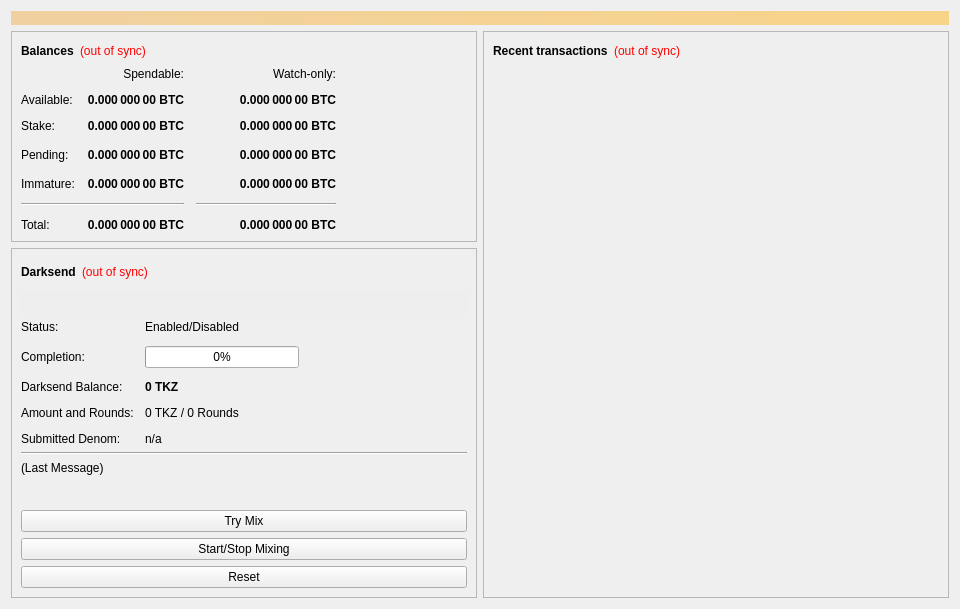
<?xml version="1.0" encoding="UTF-8"?>
<ui version="4.0">
 <class>OverviewPage</class>
 <widget class="QWidget" name="OverviewPage">
  <property name="geometry">
   <rect>
    <x>0</x>
    <y>0</y>
    <width>960</width>
    <height>594</height>
   </rect>
  </property>
  <property name="minimumSize">
   <size>
    <width>960</width>
    <height>0</height>
   </size>
  </property>
  <property name="windowTitle">
   <string>Form</string>
  </property>
  <layout class="QVBoxLayout" name="topLayout">
   <item>
    <widget class="QLabel" name="labelAlerts">
     <property name="visible">
      <bool>false</bool>
     </property>
     <property name="styleSheet">
      <string notr="true">background-color: qlineargradient(x1: 0, y1: 0, x2: 1, y2: 0, stop:0 #F0D0A0, stop:1 #F8D488); color:#000000;</string>
     </property>
     <property name="wordWrap">
      <bool>true</bool>
     </property>
     <property name="margin">
      <number>3</number>
     </property>
    </widget>
   </item>
   <item>
    <layout class="QHBoxLayout" name="horizontalLayout" stretch="1,1">
     <item>
      <layout class="QVBoxLayout" name="verticalLayout_2">
       <item>
        <widget class="QFrame" name="frame">
         <property name="frameShape">
          <enum>QFrame::StyledPanel</enum>
         </property>
         <property name="frameShadow">
          <enum>QFrame::Raised</enum>
         </property>
         <layout class="QVBoxLayout" name="verticalLayout_4">
          <item>
           <layout class="QHBoxLayout" name="horizontalLayout_4">
            <item>
             <widget class="QLabel" name="label_5">
              <property name="font">
               <font>
                <weight>75</weight>
                <bold>true</bold>
               </font>
              </property>
              <property name="text">
               <string>Balances</string>
              </property>
             </widget>
            </item>
            <item>
             <widget class="QLabel" name="labelWalletStatus">
              <property name="cursor">
               <cursorShape>WhatsThisCursor</cursorShape>
              </property>
              <property name="toolTip">
               <string>The displayed information may be out of date. Your wallet automatically synchronizes with the testkoinz network after a connection is established, but this process has not completed yet.</string>
              </property>
              <property name="styleSheet">
               <string notr="true">QLabel { color: red; }</string>
              </property>
              <property name="text">
               <string notr="true">(out of sync)</string>
              </property>
              <property name="alignment">
               <set>Qt::AlignLeading|Qt::AlignLeft|Qt::AlignVCenter</set>
              </property>
             </widget>
            </item>
            <item>
             <spacer name="horizontalSpacer_3">
              <property name="orientation">
               <enum>Qt::Horizontal</enum>
              </property>
              <property name="sizeHint" stdset="0">
               <size>
                <width>40</width>
                <height>20</height>
               </size>
              </property>
             </spacer>
            </item>
           </layout>
          </item>
          <item>
           <layout class="QGridLayout" name="gridLayout">
            <property name="spacing">
             <number>12</number>
            </property>
            <item row="3" column="2">
             <widget class="QLabel" name="labelWatchPending">
              <property name="font">
               <font>
                <weight>75</weight>
                <bold>true</bold>
               </font>
              </property>
              <property name="cursor">
               <cursorShape>IBeamCursor</cursorShape>
              </property>
              <property name="toolTip">
               <string>Unconfirmed transactions to watch-only addresses</string>
              </property>
              <property name="text">
               <string notr="true">0.000 000 00 BTC</string>
              </property>
              <property name="alignment">
               <set>Qt::AlignRight|Qt::AlignTrailing|Qt::AlignVCenter</set>
              </property>
              <property name="textInteractionFlags">
               <set>Qt::LinksAccessibleByMouse|Qt::TextSelectableByKeyboard|Qt::TextSelectableByMouse</set>
              </property>
             </widget>
            </item>
            <item row="3" column="1">
             <widget class="QLabel" name="labelUnconfirmed">
              <property name="font">
               <font>
                <weight>75</weight>
                <bold>true</bold>
               </font>
              </property>
              <property name="cursor">
               <cursorShape>IBeamCursor</cursorShape>
              </property>
              <property name="toolTip">
               <string>Total of transactions that have yet to be confirmed, and do not yet count toward the spendable balance</string>
              </property>
              <property name="text">
               <string notr="true">0.000 000 00 BTC</string>
              </property>
              <property name="alignment">
               <set>Qt::AlignRight|Qt::AlignTrailing|Qt::AlignVCenter</set>
              </property>
              <property name="textInteractionFlags">
               <set>Qt::LinksAccessibleByMouse|Qt::TextSelectableByKeyboard|Qt::TextSelectableByMouse</set>
              </property>
             </widget>
            </item>
            <item row="4" column="2">
             <widget class="QLabel" name="labelWatchImmature">
              <property name="font">
               <font>
                <weight>75</weight>
                <bold>true</bold>
               </font>
              </property>
              <property name="cursor">
               <cursorShape>IBeamCursor</cursorShape>
              </property>
              <property name="toolTip">
               <string>Mined balance in watch-only addresses that has not yet matured</string>
              </property>
              <property name="text">
               <string notr="true">0.000 000 00 BTC</string>
              </property>
              <property name="alignment">
               <set>Qt::AlignRight|Qt::AlignTrailing|Qt::AlignVCenter</set>
              </property>
              <property name="textInteractionFlags">
               <set>Qt::LinksAccessibleByMouse|Qt::TextSelectableByKeyboard|Qt::TextSelectableByMouse</set>
              </property>
             </widget>
            </item>
            <item row="5" column="0" colspan="2">
             <widget class="Line" name="lineSpendableBalance">
              <property name="orientation">
               <enum>Qt::Horizontal</enum>
              </property>
             </widget>
            </item>
            <item row="5" column="2">
             <widget class="Line" name="lineWatchBalance">
              <property name="sizePolicy">
               <sizepolicy hsizetype="Preferred" vsizetype="Fixed">
                <horstretch>0</horstretch>
                <verstretch>0</verstretch>
               </sizepolicy>
              </property>
              <property name="minimumSize">
               <size>
                <width>140</width>
                <height>0</height>
               </size>
              </property>
              <property name="orientation">
               <enum>Qt::Horizontal</enum>
              </property>
             </widget>
            </item>
            <item row="6" column="0">
             <widget class="QLabel" name="labelTotalText">
              <property name="text">
               <string>Total:</string>
              </property>
             </widget>
            </item>
            <item row="4" column="1">
             <widget class="QLabel" name="labelImmature">
              <property name="font">
               <font>
                <weight>75</weight>
                <bold>true</bold>
               </font>
              </property>
              <property name="cursor">
               <cursorShape>IBeamCursor</cursorShape>
              </property>
              <property name="toolTip">
               <string>Mined balance that has not yet matured</string>
              </property>
              <property name="text">
               <string notr="true">0.000 000 00 BTC</string>
              </property>
              <property name="alignment">
               <set>Qt::AlignRight|Qt::AlignTrailing|Qt::AlignVCenter</set>
              </property>
              <property name="textInteractionFlags">
               <set>Qt::LinksAccessibleByMouse|Qt::TextSelectableByKeyboard|Qt::TextSelectableByMouse</set>
              </property>
             </widget>
            </item>
            <item row="3" column="3">
             <spacer name="horizontalSpacer_2">
              <property name="orientation">
               <enum>Qt::Horizontal</enum>
              </property>
              <property name="sizeHint" stdset="0">
               <size>
                <width>40</width>
                <height>20</height>
               </size>
              </property>
             </spacer>
            </item>
            <item row="4" column="0">
             <widget class="QLabel" name="labelImmatureText">
              <property name="text">
               <string>Immature:</string>
              </property>
             </widget>
            </item>
            <item row="6" column="1">
             <widget class="QLabel" name="labelTotal">
              <property name="font">
               <font>
                <weight>75</weight>
                <bold>true</bold>
               </font>
              </property>
              <property name="cursor">
               <cursorShape>IBeamCursor</cursorShape>
              </property>
              <property name="toolTip">
               <string>Your current total balance</string>
              </property>
              <property name="text">
               <string notr="true">0.000 000 00 BTC</string>
              </property>
              <property name="alignment">
               <set>Qt::AlignRight|Qt::AlignTrailing|Qt::AlignVCenter</set>
              </property>
              <property name="textInteractionFlags">
               <set>Qt::LinksAccessibleByMouse|Qt::TextSelectableByKeyboard|Qt::TextSelectableByMouse</set>
              </property>
             </widget>
            </item>
            <item row="6" column="2">
             <widget class="QLabel" name="labelWatchTotal">
              <property name="font">
               <font>
                <weight>75</weight>
                <bold>true</bold>
               </font>
              </property>
              <property name="cursor">
               <cursorShape>IBeamCursor</cursorShape>
              </property>
              <property name="toolTip">
               <string>Current total balance in watch-only addresses</string>
              </property>
              <property name="text">
               <string notr="true">0.000 000 00 BTC</string>
              </property>
              <property name="alignment">
               <set>Qt::AlignRight|Qt::AlignTrailing|Qt::AlignVCenter</set>
              </property>
              <property name="textInteractionFlags">
               <set>Qt::LinksAccessibleByMouse|Qt::TextSelectableByKeyboard|Qt::TextSelectableByMouse</set>
              </property>
             </widget>
            </item>
            <item row="0" column="2">
             <widget class="QLabel" name="labelWatchonly">
              <property name="text">
               <string>Watch-only:</string>
              </property>
              <property name="alignment">
               <set>Qt::AlignRight|Qt::AlignTrailing|Qt::AlignVCenter</set>
              </property>
             </widget>
            </item>
            <item row="1" column="0">
             <widget class="QLabel" name="labelBalanceText">
              <property name="text">
               <string>Available:</string>
              </property>
             </widget>
            </item>
            <item row="1" column="1">
             <widget class="QLabel" name="labelBalance">
              <property name="font">
               <font>
                <weight>75</weight>
                <bold>true</bold>
               </font>
              </property>
              <property name="cursor">
               <cursorShape>IBeamCursor</cursorShape>
              </property>
              <property name="toolTip">
               <string>Your current spendable balance</string>
              </property>
              <property name="text">
               <string notr="true">0.000 000 00 BTC</string>
              </property>
              <property name="alignment">
               <set>Qt::AlignRight|Qt::AlignTrailing|Qt::AlignVCenter</set>
              </property>
              <property name="textInteractionFlags">
               <set>Qt::LinksAccessibleByMouse|Qt::TextSelectableByKeyboard|Qt::TextSelectableByMouse</set>
              </property>
             </widget>
            </item>
            <item row="2" column="0">
             <widget class="QLabel" name="label_10">
              <property name="text">
               <string>Stake:</string>
              </property>
             </widget>
            </item>
            <item row="2" column="1">
             <widget class="QLabel" name="labelStake">
              <property name="font">
               <font>
                <weight>75</weight>
                <bold>true</bold>
               </font>
              </property>
              <property name="cursor">
               <cursorShape>IBeamCursor</cursorShape>
              </property>
              <property name="toolTip">
               <string>Total of coins that was staked, and do not yet count toward the current balance</string>
              </property>
              <property name="text">
               <string notr="true">0.000 000 00 BTC</string>
              </property>
              <property name="alignment">
               <set>Qt::AlignRight|Qt::AlignTrailing|Qt::AlignVCenter</set>
              </property>
              <property name="textInteractionFlags">
               <set>Qt::LinksAccessibleByMouse|Qt::TextSelectableByKeyboard|Qt::TextSelectableByMouse</set>
              </property>
             </widget>
            </item>
            <item row="2" column="2">
             <widget class="QLabel" name="labelWatchStake">
              <property name="font">
               <font>
                <weight>75</weight>
                <bold>true</bold>
               </font>
              </property>
              <property name="cursor">
               <cursorShape>IBeamCursor</cursorShape>
              </property>
              <property name="toolTip">
               <string>Total of coins that was staked in watch-only addresses, and do not yet count toward the current watch-only balance</string>
              </property>
              <property name="text">
               <string notr="true">0.000 000 00 BTC</string>
              </property>
              <property name="alignment">
               <set>Qt::AlignRight|Qt::AlignTrailing|Qt::AlignVCenter</set>
              </property>
              <property name="textInteractionFlags">
               <set>Qt::LinksAccessibleByMouse|Qt::TextSelectableByKeyboard|Qt::TextSelectableByMouse</set>
              </property>
             </widget>
            </item>
            <item row="1" column="2">
             <widget class="QLabel" name="labelWatchAvailable">
              <property name="font">
               <font>
                <weight>75</weight>
                <bold>true</bold>
               </font>
              </property>
              <property name="cursor">
               <cursorShape>IBeamCursor</cursorShape>
              </property>
              <property name="toolTip">
               <string>Your current balance in watch-only addresses</string>
              </property>
              <property name="text">
               <string notr="true">0.000 000 00 BTC</string>
              </property>
              <property name="alignment">
               <set>Qt::AlignRight|Qt::AlignTrailing|Qt::AlignVCenter</set>
              </property>
              <property name="textInteractionFlags">
               <set>Qt::LinksAccessibleByMouse|Qt::TextSelectableByKeyboard|Qt::TextSelectableByMouse</set>
              </property>
             </widget>
            </item>
            <item row="3" column="0">
             <widget class="QLabel" name="labelPendingText">
              <property name="text">
               <string>Pending:</string>
              </property>
             </widget>
            </item>
            <item row="0" column="1">
             <widget class="QLabel" name="labelSpendable">
              <property name="text">
               <string>Spendable:</string>
              </property>
              <property name="alignment">
               <set>Qt::AlignRight|Qt::AlignTrailing|Qt::AlignVCenter</set>
              </property>
             </widget>
            </item>
           </layout>
          </item>
         </layout>
        </widget>
       </item>
       <item>
        <widget class="QFrame" name="frameDarksend">
         <property name="sizePolicy">
          <sizepolicy hsizetype="Expanding" vsizetype="Expanding">
           <horstretch>0</horstretch>
           <verstretch>0</verstretch>
          </sizepolicy>
         </property>
         <property name="minimumSize">
          <size>
           <width>0</width>
           <height>350</height>
          </size>
         </property>
         <property name="layoutDirection">
          <enum>Qt::LeftToRight</enum>
         </property>
         <property name="frameShape">
          <enum>QFrame::StyledPanel</enum>
         </property>
         <property name="frameShadow">
          <enum>QFrame::Raised</enum>
         </property>
         <layout class="QVBoxLayout" name="verticalLayout_5">
          <item>
           <layout class="QHBoxLayout" name="horizontalLayout_5">
            <item>
             <widget class="QLabel" name="label_2">
              <property name="font">
               <font>
                <weight>75</weight>
                <bold>true</bold>
               </font>
              </property>
              <property name="text">
               <string>Darksend</string>
              </property>
             </widget>
            </item>
            <item>
             <widget class="QLabel" name="labelDarksendSyncStatus">
              <property name="toolTip">
               <string>The displayed information may be out of date. Your wallet automatically synchronizes with the testkoinz network after a connection is established, but this process has not completed yet.</string>
              </property>
              <property name="styleSheet">
               <string notr="true">QLabel { color: red; }</string>
              </property>
              <property name="text">
               <string notr="true">(out of sync)</string>
              </property>
              <property name="alignment">
               <set>Qt::AlignLeading|Qt::AlignLeft|Qt::AlignVCenter</set>
              </property>
             </widget>
            </item>
            <item>
             <spacer name="horizontalSpacer_4">
              <property name="orientation">
               <enum>Qt::Horizontal</enum>
              </property>
              <property name="sizeHint" stdset="0">
               <size>
                <width>40</width>
                <height>20</height>
               </size>
              </property>
             </spacer>
            </item>
           </layout>
          </item>
          <item>
           <widget class="QPushButton" name="runAutoDenom">
            <property name="palette">
             <palette>
              <active>
               <colorrole role="WindowText">
                <brush brushstyle="SolidPattern">
                 <color alpha="255">
                  <red>0</red>
                  <green>0</green>
                  <blue>0</blue>
                 </color>
                </brush>
               </colorrole>
               <colorrole role="Button">
                <brush brushstyle="SolidPattern">
                 <color alpha="255">
                  <red>239</red>
                  <green>238</green>
                  <blue>238</blue>
                 </color>
                </brush>
               </colorrole>
               <colorrole role="Light">
                <brush brushstyle="SolidPattern">
                 <color alpha="255">
                  <red>255</red>
                  <green>255</green>
                  <blue>255</blue>
                 </color>
                </brush>
               </colorrole>
               <colorrole role="Midlight">
                <brush brushstyle="SolidPattern">
                 <color alpha="255">
                  <red>247</red>
                  <green>246</green>
                  <blue>246</blue>
                 </color>
                </brush>
               </colorrole>
               <colorrole role="Dark">
                <brush brushstyle="SolidPattern">
                 <color alpha="255">
                  <red>119</red>
                  <green>119</green>
                  <blue>119</blue>
                 </color>
                </brush>
               </colorrole>
               <colorrole role="Mid">
                <brush brushstyle="SolidPattern">
                 <color alpha="255">
                  <red>159</red>
                  <green>159</green>
                  <blue>159</blue>
                 </color>
                </brush>
               </colorrole>
               <colorrole role="Text">
                <brush brushstyle="SolidPattern">
                 <color alpha="255">
                  <red>0</red>
                  <green>0</green>
                  <blue>0</blue>
                 </color>
                </brush>
               </colorrole>
               <colorrole role="BrightText">
                <brush brushstyle="SolidPattern">
                 <color alpha="255">
                  <red>255</red>
                  <green>255</green>
                  <blue>255</blue>
                 </color>
                </brush>
               </colorrole>
               <colorrole role="ButtonText">
                <brush brushstyle="SolidPattern">
                 <color alpha="255">
                  <red>0</red>
                  <green>0</green>
                  <blue>0</blue>
                 </color>
                </brush>
               </colorrole>
               <colorrole role="Base">
                <brush brushstyle="SolidPattern">
                 <color alpha="255">
                  <red>255</red>
                  <green>255</green>
                  <blue>255</blue>
                 </color>
                </brush>
               </colorrole>
               <colorrole role="Window">
                <brush brushstyle="SolidPattern">
                 <color alpha="255">
                  <red>239</red>
                  <green>238</green>
                  <blue>238</blue>
                 </color>
                </brush>
               </colorrole>
               <colorrole role="Shadow">
                <brush brushstyle="SolidPattern">
                 <color alpha="255">
                  <red>0</red>
                  <green>0</green>
                  <blue>0</blue>
                 </color>
                </brush>
               </colorrole>
               <colorrole role="AlternateBase">
                <brush brushstyle="SolidPattern">
                 <color alpha="255">
                  <red>247</red>
                  <green>246</green>
                  <blue>246</blue>
                 </color>
                </brush>
               </colorrole>
               <colorrole role="ToolTipBase">
                <brush brushstyle="SolidPattern">
                 <color alpha="255">
                  <red>255</red>
                  <green>255</green>
                  <blue>220</blue>
                 </color>
                </brush>
               </colorrole>
               <colorrole role="ToolTipText">
                <brush brushstyle="SolidPattern">
                 <color alpha="255">
                  <red>0</red>
                  <green>0</green>
                  <blue>0</blue>
                 </color>
                </brush>
               </colorrole>
              </active>
              <inactive>
               <colorrole role="WindowText">
                <brush brushstyle="SolidPattern">
                 <color alpha="255">
                  <red>0</red>
                  <green>0</green>
                  <blue>0</blue>
                 </color>
                </brush>
               </colorrole>
               <colorrole role="Button">
                <brush brushstyle="SolidPattern">
                 <color alpha="255">
                  <red>239</red>
                  <green>238</green>
                  <blue>238</blue>
                 </color>
                </brush>
               </colorrole>
               <colorrole role="Light">
                <brush brushstyle="SolidPattern">
                 <color alpha="255">
                  <red>255</red>
                  <green>255</green>
                  <blue>255</blue>
                 </color>
                </brush>
               </colorrole>
               <colorrole role="Midlight">
                <brush brushstyle="SolidPattern">
                 <color alpha="255">
                  <red>247</red>
                  <green>246</green>
                  <blue>246</blue>
                 </color>
                </brush>
               </colorrole>
               <colorrole role="Dark">
                <brush brushstyle="SolidPattern">
                 <color alpha="255">
                  <red>119</red>
                  <green>119</green>
                  <blue>119</blue>
                 </color>
                </brush>
               </colorrole>
               <colorrole role="Mid">
                <brush brushstyle="SolidPattern">
                 <color alpha="255">
                  <red>159</red>
                  <green>159</green>
                  <blue>159</blue>
                 </color>
                </brush>
               </colorrole>
               <colorrole role="Text">
                <brush brushstyle="SolidPattern">
                 <color alpha="255">
                  <red>0</red>
                  <green>0</green>
                  <blue>0</blue>
                 </color>
                </brush>
               </colorrole>
               <colorrole role="BrightText">
                <brush brushstyle="SolidPattern">
                 <color alpha="255">
                  <red>255</red>
                  <green>255</green>
                  <blue>255</blue>
                 </color>
                </brush>
               </colorrole>
               <colorrole role="ButtonText">
                <brush brushstyle="SolidPattern">
                 <color alpha="255">
                  <red>0</red>
                  <green>0</green>
                  <blue>0</blue>
                 </color>
                </brush>
               </colorrole>
               <colorrole role="Base">
                <brush brushstyle="SolidPattern">
                 <color alpha="255">
                  <red>255</red>
                  <green>255</green>
                  <blue>255</blue>
                 </color>
                </brush>
               </colorrole>
               <colorrole role="Window">
                <brush brushstyle="SolidPattern">
                 <color alpha="255">
                  <red>239</red>
                  <green>238</green>
                  <blue>238</blue>
                 </color>
                </brush>
               </colorrole>
               <colorrole role="Shadow">
                <brush brushstyle="SolidPattern">
                 <color alpha="255">
                  <red>0</red>
                  <green>0</green>
                  <blue>0</blue>
                 </color>
                </brush>
               </colorrole>
               <colorrole role="AlternateBase">
                <brush brushstyle="SolidPattern">
                 <color alpha="255">
                  <red>247</red>
                  <green>246</green>
                  <blue>246</blue>
                 </color>
                </brush>
               </colorrole>
               <colorrole role="ToolTipBase">
                <brush brushstyle="SolidPattern">
                 <color alpha="255">
                  <red>255</red>
                  <green>255</green>
                  <blue>220</blue>
                 </color>
                </brush>
               </colorrole>
               <colorrole role="ToolTipText">
                <brush brushstyle="SolidPattern">
                 <color alpha="255">
                  <red>0</red>
                  <green>0</green>
                  <blue>0</blue>
                 </color>
                </brush>
               </colorrole>
              </inactive>
              <disabled>
               <colorrole role="WindowText">
                <brush brushstyle="SolidPattern">
                 <color alpha="255">
                  <red>119</red>
                  <green>119</green>
                  <blue>119</blue>
                 </color>
                </brush>
               </colorrole>
               <colorrole role="Button">
                <brush brushstyle="SolidPattern">
                 <color alpha="255">
                  <red>239</red>
                  <green>238</green>
                  <blue>238</blue>
                 </color>
                </brush>
               </colorrole>
               <colorrole role="Light">
                <brush brushstyle="SolidPattern">
                 <color alpha="255">
                  <red>255</red>
                  <green>255</green>
                  <blue>255</blue>
                 </color>
                </brush>
               </colorrole>
               <colorrole role="Midlight">
                <brush brushstyle="SolidPattern">
                 <color alpha="255">
                  <red>247</red>
                  <green>246</green>
                  <blue>246</blue>
                 </color>
                </brush>
               </colorrole>
               <colorrole role="Dark">
                <brush brushstyle="SolidPattern">
                 <color alpha="255">
                  <red>119</red>
                  <green>119</green>
                  <blue>119</blue>
                 </color>
                </brush>
               </colorrole>
               <colorrole role="Mid">
                <brush brushstyle="SolidPattern">
                 <color alpha="255">
                  <red>159</red>
                  <green>159</green>
                  <blue>159</blue>
                 </color>
                </brush>
               </colorrole>
               <colorrole role="Text">
                <brush brushstyle="SolidPattern">
                 <color alpha="255">
                  <red>119</red>
                  <green>119</green>
                  <blue>119</blue>
                 </color>
                </brush>
               </colorrole>
               <colorrole role="BrightText">
                <brush brushstyle="SolidPattern">
                 <color alpha="255">
                  <red>255</red>
                  <green>255</green>
                  <blue>255</blue>
                 </color>
                </brush>
               </colorrole>
               <colorrole role="ButtonText">
                <brush brushstyle="SolidPattern">
                 <color alpha="255">
                  <red>119</red>
                  <green>119</green>
                  <blue>119</blue>
                 </color>
                </brush>
               </colorrole>
               <colorrole role="Base">
                <brush brushstyle="SolidPattern">
                 <color alpha="255">
                  <red>239</red>
                  <green>238</green>
                  <blue>238</blue>
                 </color>
                </brush>
               </colorrole>
               <colorrole role="Window">
                <brush brushstyle="SolidPattern">
                 <color alpha="255">
                  <red>239</red>
                  <green>238</green>
                  <blue>238</blue>
                 </color>
                </brush>
               </colorrole>
               <colorrole role="Shadow">
                <brush brushstyle="SolidPattern">
                 <color alpha="255">
                  <red>0</red>
                  <green>0</green>
                  <blue>0</blue>
                 </color>
                </brush>
               </colorrole>
               <colorrole role="AlternateBase">
                <brush brushstyle="SolidPattern">
                 <color alpha="255">
                  <red>239</red>
                  <green>238</green>
                  <blue>238</blue>
                 </color>
                </brush>
               </colorrole>
               <colorrole role="ToolTipBase">
                <brush brushstyle="SolidPattern">
                 <color alpha="255">
                  <red>255</red>
                  <green>255</green>
                  <blue>220</blue>
                 </color>
                </brush>
               </colorrole>
               <colorrole role="ToolTipText">
                <brush brushstyle="SolidPattern">
                 <color alpha="255">
                  <red>0</red>
                  <green>0</green>
                  <blue>0</blue>
                 </color>
                </brush>
               </colorrole>
              </disabled>
             </palette>
            </property>
            <property name="focusPolicy">
             <enum>Qt::NoFocus</enum>
            </property>
            <property name="autoFillBackground">
             <bool>true</bool>
            </property>
            <property name="text">
             <string/>
            </property>
            <property name="flat">
             <bool>true</bool>
            </property>
           </widget>
          </item>
          <item>
           <layout class="QFormLayout" name="formLayout">
            <property name="fieldGrowthPolicy">
             <enum>QFormLayout::AllNonFixedFieldsGrow</enum>
            </property>
            <property name="horizontalSpacing">
             <number>11</number>
            </property>
            <property name="verticalSpacing">
             <number>12</number>
            </property>
            <item row="0" column="0">
             <widget class="QLabel" name="label_6">
              <property name="text">
               <string>Status:</string>
              </property>
             </widget>
            </item>
            <item row="1" column="0">
             <widget class="QLabel" name="label_7">
              <property name="text">
               <string>Completion:</string>
              </property>
             </widget>
            </item>
            <item row="1" column="1">
             <widget class="QProgressBar" name="darksendProgress">
              <property name="maximumSize">
               <size>
                <width>154</width>
                <height>16777215</height>
               </size>
              </property>
              <property name="value">
               <number>0</number>
              </property>
             </widget>
            </item>
            <item row="3" column="0">
             <widget class="QLabel" name="labelAnonymizedText">
              <property name="text">
               <string>Darksend Balance:</string>
              </property>
             </widget>
            </item>
            <item row="3" column="1">
             <widget class="QLabel" name="labelAnonymized">
              <property name="font">
               <font>
                <weight>75</weight>
                <bold>true</bold>
               </font>
              </property>
              <property name="text">
               <string notr="true">0 TKZ</string>
              </property>
             </widget>
            </item>
            <item row="4" column="0">
             <widget class="QLabel" name="label_8">
              <property name="text">
               <string>Amount and Rounds:</string>
              </property>
             </widget>
            </item>
            <item row="4" column="1">
             <widget class="QLabel" name="labelAmountRounds">
              <property name="text">
               <string>0 TKZ / 0 Rounds</string>
              </property>
             </widget>
            </item>
            <item row="5" column="0">
             <widget class="QLabel" name="label_9">
              <property name="text">
               <string>Submitted Denom:</string>
              </property>
             </widget>
            </item>
            <item row="5" column="1">
             <widget class="QLabel" name="labelSubmittedDenom">
              <property name="toolTip">
               <string>The denominations you submitted to the Masternode.&lt;br&gt;To mix, other users must submit the exact same denominations.</string>
              </property>
              <property name="text">
               <string>n/a</string>
              </property>
             </widget>
            </item>
            <item row="0" column="1">
             <widget class="QLabel" name="darksendEnabled">
              <property name="text">
               <string>Enabled/Disabled</string>
              </property>
             </widget>
            </item>
           </layout>
          </item>
          <item>
           <widget class="Line" name="lineLastMessage">
            <property name="orientation">
             <enum>Qt::Horizontal</enum>
            </property>
           </widget>
          </item>
          <item>
           <widget class="QLabel" name="darksendStatus">
            <property name="minimumSize">
             <size>
              <width>288</width>
              <height>43</height>
             </size>
            </property>
            <property name="text">
             <string>(Last Message)</string>
            </property>
            <property name="alignment">
             <set>Qt::AlignLeading|Qt::AlignLeft|Qt::AlignTop</set>
            </property>
            <property name="wordWrap">
             <bool>true</bool>
            </property>
           </widget>
          </item>
          <item>
           <widget class="QPushButton" name="darksendAuto">
            <property name="sizePolicy">
             <sizepolicy hsizetype="MinimumExpanding" vsizetype="Fixed">
              <horstretch>0</horstretch>
              <verstretch>0</verstretch>
             </sizepolicy>
            </property>
            <property name="toolTip">
             <string>Try to manually submit a Darksend request.</string>
            </property>
            <property name="text">
             <string>Try Mix</string>
            </property>
           </widget>
          </item>
          <item>
           <widget class="QPushButton" name="toggleDarksend">
            <property name="sizePolicy">
             <sizepolicy hsizetype="MinimumExpanding" vsizetype="Fixed">
              <horstretch>0</horstretch>
              <verstretch>0</verstretch>
             </sizepolicy>
            </property>
            <property name="text">
             <string>Start/Stop Mixing</string>
            </property>
           </widget>
          </item>
          <item>
           <widget class="QPushButton" name="darksendReset">
            <property name="sizePolicy">
             <sizepolicy hsizetype="MinimumExpanding" vsizetype="Fixed">
              <horstretch>0</horstretch>
              <verstretch>0</verstretch>
             </sizepolicy>
            </property>
            <property name="toolTip">
             <string>Reset the current status of Darksend (can interrupt Darksend if it's in the process of Mixing, which can cost you money!)</string>
            </property>
            <property name="autoFillBackground">
             <bool>false</bool>
            </property>
            <property name="text">
             <string>Reset</string>
            </property>
           </widget>
          </item>
         </layout>
        </widget>
       </item>
       <item>
        <spacer name="verticalSpacer">
         <property name="orientation">
          <enum>Qt::Vertical</enum>
         </property>
         <property name="sizeHint" stdset="0">
          <size>
           <width>20</width>
           <height>40</height>
          </size>
         </property>
        </spacer>
       </item>
      </layout>
     </item>
     <item>
      <layout class="QVBoxLayout" name="verticalLayout_3">
       <item>
        <widget class="QFrame" name="frame_2">
         <property name="frameShape">
          <enum>QFrame::StyledPanel</enum>
         </property>
         <property name="frameShadow">
          <enum>QFrame::Raised</enum>
         </property>
         <layout class="QVBoxLayout" name="verticalLayout">
          <item>
           <layout class="QHBoxLayout" name="horizontalLayout_2">
            <item>
             <widget class="QLabel" name="label_4">
              <property name="font">
               <font>
                <weight>75</weight>
                <bold>true</bold>
               </font>
              </property>
              <property name="text">
               <string>Recent transactions</string>
              </property>
             </widget>
            </item>
            <item>
             <widget class="QLabel" name="labelTransactionsStatus">
              <property name="cursor">
               <cursorShape>WhatsThisCursor</cursorShape>
              </property>
              <property name="toolTip">
               <string>The displayed information may be out of date. Your wallet automatically synchronizes with the testkoinz network after a connection is established, but this process has not completed yet.</string>
              </property>
              <property name="styleSheet">
               <string notr="true">QLabel { color: red; }</string>
              </property>
              <property name="text">
               <string notr="true">(out of sync)</string>
              </property>
              <property name="alignment">
               <set>Qt::AlignRight|Qt::AlignTrailing|Qt::AlignVCenter</set>
              </property>
             </widget>
            </item>
            <item>
             <spacer name="horizontalSpacer">
              <property name="orientation">
               <enum>Qt::Horizontal</enum>
              </property>
              <property name="sizeHint" stdset="0">
               <size>
                <width>40</width>
                <height>20</height>
               </size>
              </property>
             </spacer>
            </item>
           </layout>
          </item>
          <item>
           <widget class="QListView" name="listTransactions">
            <property name="styleSheet">
             <string notr="true">QListView { background: transparent; }</string>
            </property>
            <property name="frameShape">
             <enum>QFrame::NoFrame</enum>
            </property>
            <property name="verticalScrollBarPolicy">
             <enum>Qt::ScrollBarAlwaysOff</enum>
            </property>
            <property name="horizontalScrollBarPolicy">
             <enum>Qt::ScrollBarAlwaysOff</enum>
            </property>
            <property name="selectionMode">
             <enum>QAbstractItemView::NoSelection</enum>
            </property>
           </widget>
          </item>
         </layout>
        </widget>
       </item>
      </layout>
     </item>
    </layout>
   </item>
  </layout>
 </widget>
 <resources/>
 <connections/>
</ui>
